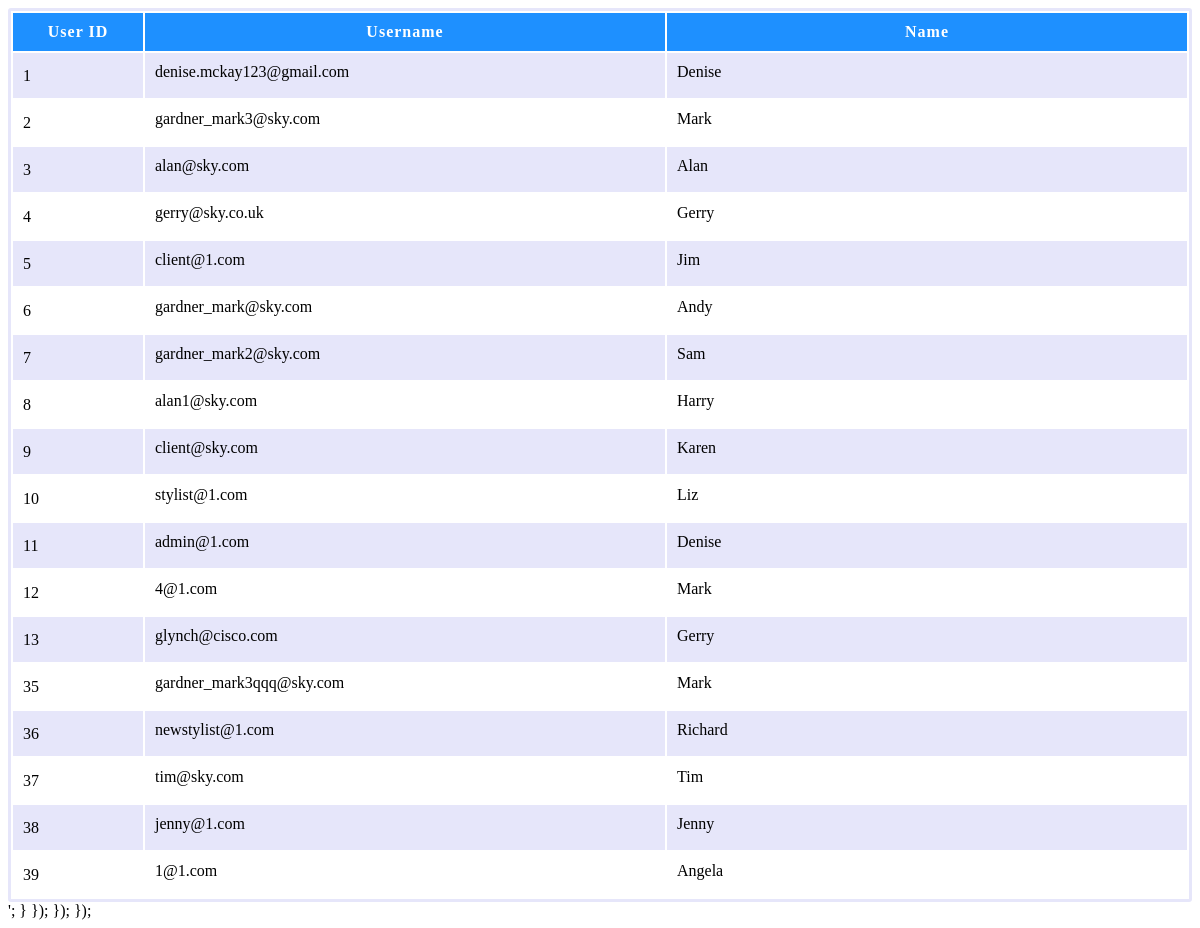
/customers2.php, run on the app's committed database.
### tables this page shows
CREATE TABLE `tblusers` (
  `UserID` int(11) NOT NULL,
  `Firstname` varchar(50) NOT NULL,
  `Surname` varchar(50) NOT NULL,
  `Username` varchar(50) NOT NULL,
  `Password` char(255) NOT NULL,
  `phonenumber` varchar(11) DEFAULT NULL,
  `address1` varchar(50) DEFAULT '''NULL''',
  `address2` varchar(50) DEFAULT '''NULL''',
  `postcode` varchar(8) DEFAULT '''NULL''',
  `DateRegistered` datetime NOT NULL DEFAULT current_timestamp(),
  `UserType` int(1) NOT NULL,
  `hairAnalysis` tinyint(1) NOT NULL
);

### customers2.php (the view, shortened to what this page needs)
<?php
include 'myFunctions.php';
?>
<div class='container'>
    <table width='100%' border='0'>
        <tr>
            <th width='10%'>User ID</th>
            <th width='40%'>Username</th>
            <th width='40%'>Name</th>
        </tr>
        <?php
        $query = "select * from tblusers";
        $result = mysqli_query($db,$query);
        while($row = mysqli_fetch_array($result) ){
            $id = $row['UserID'];
            $username = $row['Username'];
            $Firstname = $row['Firstname'];
            ?>
            <tr>
                <td><?php echo $row['UserID']; ?></td>
                <td>
                    <div contentEditable='true' class='edit' id='username_<?php echo $id; ?>'>
                        <?php echo $username; ?>
                    </div>
                </td>
                <td>
                    <div contentEditable='true' class='edit' id='Firstname_<?php echo $id; ?>'>
                        <?php echo $Firstname; ?>
                    </div>
                </td>
            </tr>
            <?php
        }
        ?>
    </table>
</div>
                    ';
                }
            });
        });
    });

### customers2.php (style rules this page uses)
.edit { width: 100%; height: 25px; }
table { border:3px solid lavender; border-radius:3px; }
table tr:nth-child(1) { background-color:dodgerblue; }
table tr:nth-child(1) th { color:white; padding:10px 0px; letter-spacing: 1px; }
table td { padding:10px; }
table tr:nth-child(even) { background-color:lavender; color:black; }

### data on the page
tblusers: UserID "1", Username "denise.mckay123@gmail.com", Firstname "Denise"
tblusers: UserID "2", Username "gardner_mark3@sky.com", Firstname "Mark"
tblusers: UserID "3", Username "alan@sky.com", Firstname "Alan"
tblusers: UserID "4", Username "gerry@sky.co.uk", Firstname "Gerry"
tblusers: UserID "5", Username "client@1.com", Firstname "Jim"
tblusers: UserID "6", Username "gardner_mark@sky.com", Firstname "Andy"
tblusers: UserID "7", Username "gardner_mark2@sky.com", Firstname "Sam"
tblusers: UserID "8", Username "alan1@sky.com", Firstname "Harry"
tblusers: UserID "9", Username "client@sky.com", Firstname "Karen"
tblusers: UserID "10", Username "stylist@1.com", Firstname "Liz"
tblusers: UserID "11", Username "admin@1.com", Firstname "Denise"
tblusers: UserID "12", Username "4@1.com", Firstname "Mark"
tblusers: UserID "13", Username "glynch@cisco.com", Firstname "Gerry"
tblusers: UserID "35", Username "gardner_mark3qqq@sky.com", Firstname "Mark"
tblusers: UserID "36", Username "newstylist@1.com", Firstname "Richard"
tblusers: UserID "37", Username "tim@sky.com", Firstname "Tim"
tblusers: UserID "38", Username "jenny@1.com", Firstname "Jenny"
tblusers: UserID "39", Username "1@1.com", Firstname "Angela"
